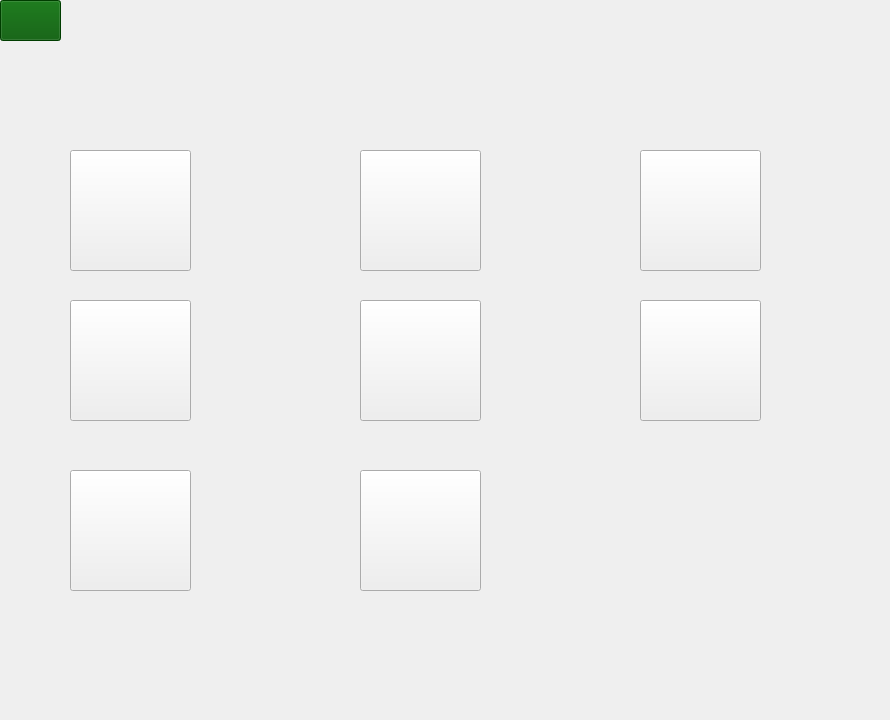
        <widget class="QWidget" name="GalleryWaterWalking_Page">
         <widget class="QPushButton" name="pushButton_21">
          <property name="geometry">
           <rect>
            <x>70</x>
            <y>150</y>
            <width>121</width>
            <height>121</height>
           </rect>
          </property>
          <property name="styleSheet">
           <string notr="true">image: url(:/new/prefix1/agent6.jpg);</string>
          </property>
          <property name="text">
           <string/>
          </property>
         </widget>
         <widget class="QPushButton" name="pushButton_22">
          <property name="geometry">
           <rect>
            <x>360</x>
            <y>150</y>
            <width>121</width>
            <height>121</height>
           </rect>
          </property>
          <property name="styleSheet">
           <string notr="true">image: url(:/new/prefix1/agent5.jpg);</string>
          </property>
          <property name="text">
           <string/>
          </property>
         </widget>
         <widget class="QPushButton" name="pushButton_23">
          <property name="geometry">
           <rect>
            <x>640</x>
            <y>150</y>
            <width>121</width>
            <height>121</height>
           </rect>
          </property>
          <property name="styleSheet">
           <string notr="true">image: url(:/new/prefix1/agent3.jpg);</string>
          </property>
          <property name="text">
           <string/>
          </property>
         </widget>
         <widget class="QPushButton" name="pushButton_24">
          <property name="geometry">
           <rect>
            <x>70</x>
            <y>300</y>
            <width>121</width>
            <height>121</height>
           </rect>
          </property>
          <property name="text">
           <string/>
          </property>
         </widget>
         <widget class="QPushButton" name="pushButton_25">
          <property name="geometry">
           <rect>
            <x>360</x>
            <y>300</y>
            <width>121</width>
            <height>121</height>
           </rect>
          </property>
          <property name="text">
           <string/>
          </property>
         </widget>
         <widget class="QPushButton" name="pushButton_26">
          <property name="geometry">
           <rect>
            <x>640</x>
            <y>300</y>
            <width>121</width>
            <height>121</height>
           </rect>
          </property>
          <property name="text">
           <string/>
          </property>
         </widget>
         <widget class="QPushButton" name="pushButton_27">
          <property name="geometry">
           <rect>
            <x>70</x>
            <y>470</y>
            <width>121</width>
            <height>121</height>
           </rect>
          </property>
          <property name="text">
           <string/>
          </property>
         </widget>
         <widget class="QPushButton" name="pushButton_28">
          <property name="geometry">
           <rect>
            <x>360</x>
            <y>470</y>
            <width>121</width>
            <height>121</height>
           </rect>
          </property>
          <property name="text">
           <string/>
          </property>
         </widget>
         <widget class="QPushButton" name="Back_Btn_WaterWalkingGallery">
          <property name="geometry">
           <rect>
            <x>0</x>
            <y>0</y>
            <width>61</width>
            <height>41</height>
           </rect>
          </property>
          <property name="cursor">
           <cursorShape>PointingHandCursor</cursorShape>
          </property>
          <property name="styleSheet">
           <string notr="true">
background-color: rgb(0, 85, 0);</string>
          </property>
          <property name="text">
           <string/>
          </property>
          <property name="icon">
           <iconset theme="QIcon::ThemeIcon::GoPrevious"/>
          </property>
          <property name="iconSize">
           <size>
            <width>35</width>
            <height>35</height>
           </size>
          </property>
         </widget>
         <widget class="QLabel" name="BackGround_Label_6">
          <property name="geometry">
           <rect>
            <x>0</x>
            <y>0</y>
            <width>881</width>
            <height>711</height>
           </rect>
          </property>
          <property name="text">
           <string/>
          </property>
          <property name="pixmap">
           <pixmap resource="backg.qrc">:/new/prefix1/Background3.jpg</pixmap>
          </property>
          <property name="scaledContents">
           <bool>true</bool>
          </property>
          <property name="alignment">
           <set>Qt::AlignmentFlag::AlignCenter</set>
          </property>
         </widget>
         <zorder>BackGround_Label_6</zorder>
         <zorder>pushButton_21</zorder>
         <zorder>pushButton_22</zorder>
         <zorder>pushButton_23</zorder>
         <zorder>pushButton_24</zorder>
         <zorder>pushButton_25</zorder>
         <zorder>pushButton_26</zorder>
         <zorder>pushButton_27</zorder>
         <zorder>pushButton_28</zorder>
         <zorder>Back_Btn_WaterWalkingGallery</zorder>
        </widget>
